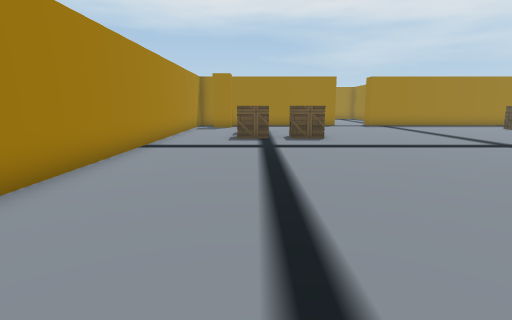
view 1 (above)

16 first-person views from a walk through a 3-D level made in the Unity game engine. The camera is 1.2 m above the floor, tilts 10° down and sees 80° across. Doors are open. The floor is counted in squares, 1 m on a side. Each view is taken from the middle of a square. On the plan, view 1 faces up. The plan holds only what a view shows up to about 13 squares ahead; the rest is blank. The place goes on beyond the plan. Some animated figures are left out. Some surface patterns are stand-ins.

view 2
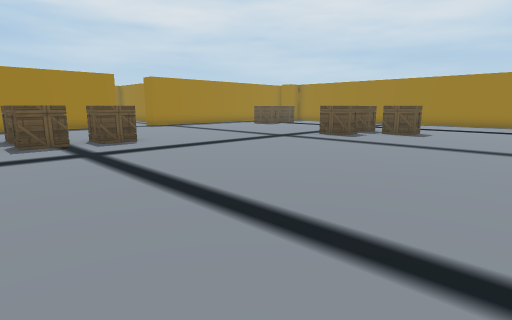

view 3
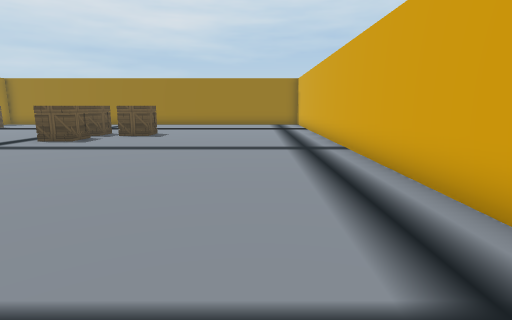

view 4
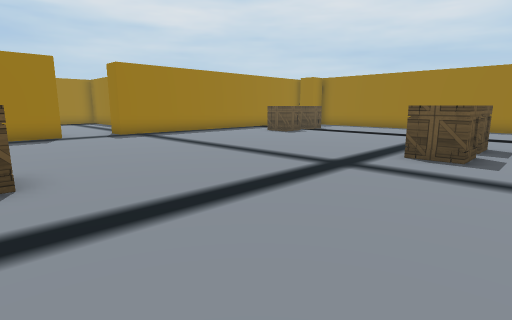

view 5
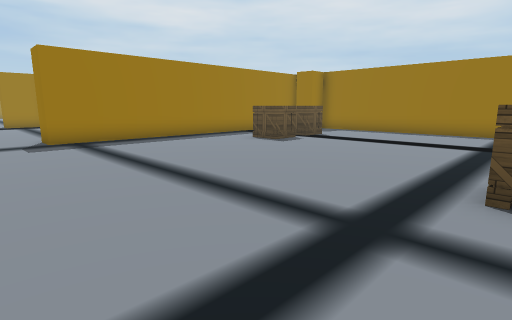

view 6
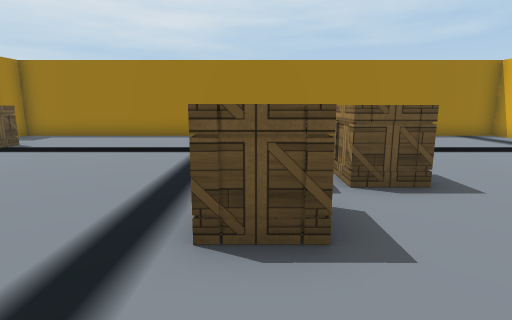

view 7
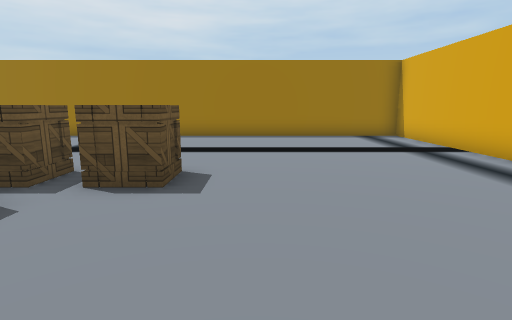

view 8
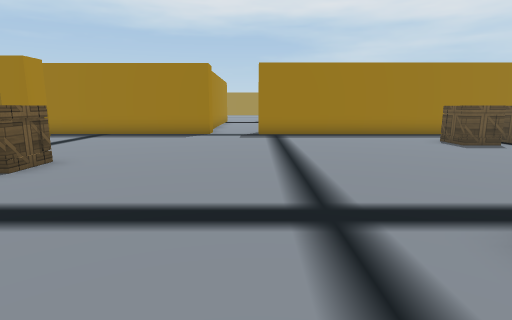

view 9
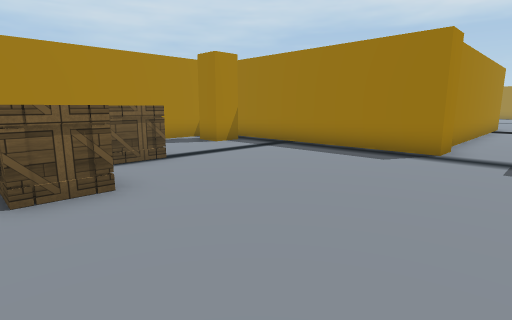

view 10
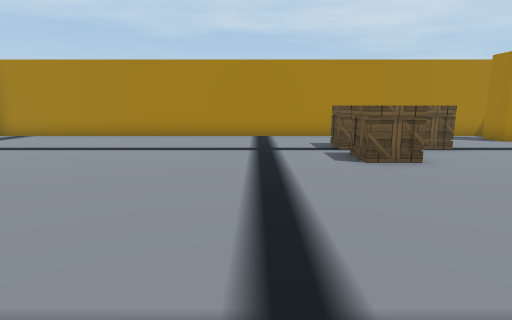

view 11
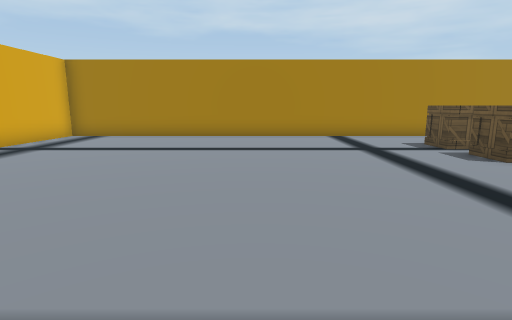

view 12
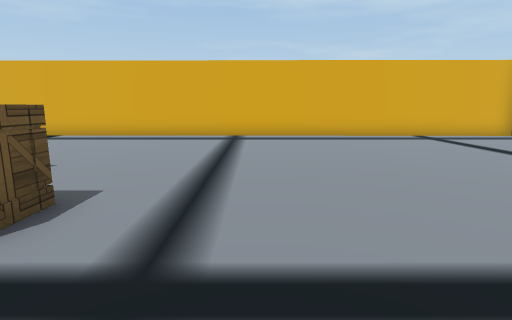

view 13
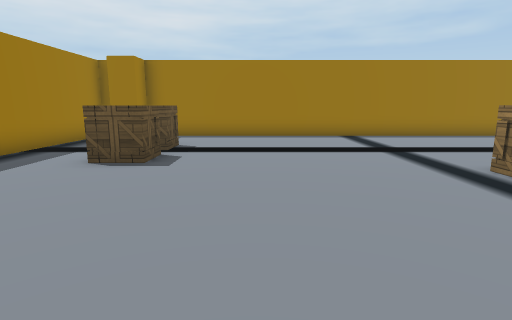

view 14
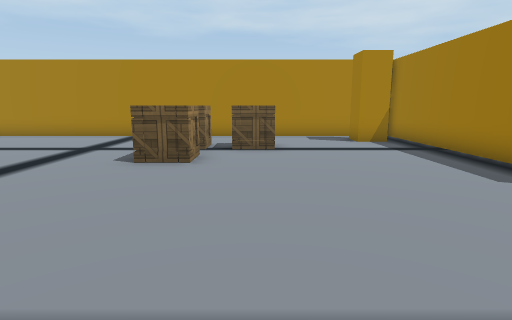

view 15
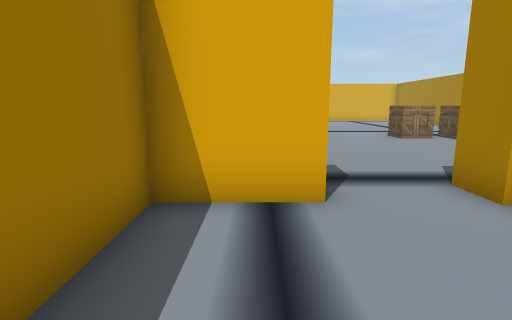

view 16
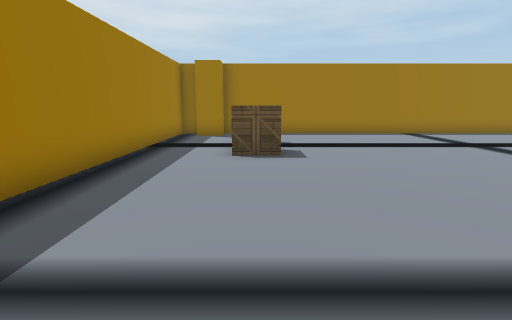

### Floor plan
Points are (right, up) in squares from view 1. A wall is a line through its corners. A room is listed if a view was taken in it or the views show most of it. See-through windows are left out.
Room 1 (views 1, 2, 3, 4, 5, 6, 7, 8, 9, 10, 11, 12, 13, 14, 16)
walls: (5, 20.5) (5, 19.3) (-3.5, 19.3) (-3.5, -1.5) (19.6, -1.8) (19.6, 19.3) (7.1, 19.3) (7.1, 20.3)
ways out: open door at (6, 20) to room 2
objects: other object (-2, 18); crate (-1, 12) to (0, 12); crate (-1, 13) to (0, 14); crate (1, 12) to (2, 12); crate (10, 7) to (10, 8); crate (11, 8) to (12, 8); crate (12, 6); crate (14, 16) to (15, 16); crate (16, 16); other object (19, 18)
Room 2 (view 15)
walls: (7.1, 20.3) (9.3, 20.3) (9.3, 22.6); (4.7, 25.5) (4.7, 21.6)
ways out: open door at (6, 20) to room 1

Where each view was taken, in squares from view 1:
view 1: 0 up, 0 right, facing up
view 2: 1 up, 2 left, facing up-right
view 3: 1 up, 1 left, facing right
view 4: 6 up, 2 right, facing up-right
view 5: 8 up, 5 right, facing up-right
view 6: 8 up, 7 right, facing right
view 7: 4 up, 7 right, facing right
view 8: 6 up, 7 right, facing up
view 9: 11 up, 7 right, facing up-left
view 10: 9 up, 9 right, facing left
view 11: 6 up, 9 right, facing left
view 12: 11 up, 7 right, facing down
view 13: 13 up, 7 right, facing right
view 14: 14 up, 9 right, facing left
view 15: 24 up, 8 right, facing down
view 16: 16 up, 6 right, facing right
